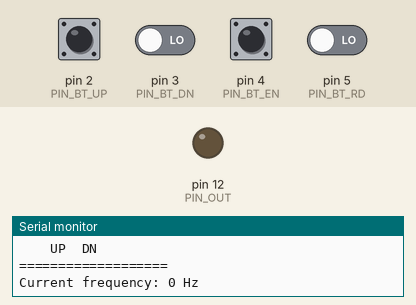
Bench run of a sketch on a simulated Arduino Uno, built with avr-gcc and run on an emulated ATmega328P. Parts: output pins drawn as LEDs (lit = HIGH), the last lines printed to the serial monitor. The inputs (shaded band) are chosen by the test bench; at power-on: pin 2 (PIN_BT_UP), pin 3 (PIN_BT_DN), pin 4 (PIN_BT_EN), pin 5 (PIN_BT_RD) LOW. Random numbers use the default seed unless the sketch sets one.

Above: at 1.4 s.
1.5 s: pin 4 (PIN_BT_EN) driven HIGH
3.5 s: pin 5 (PIN_BT_RD) driven HIGH
5.0 s: pin 2 (PIN_BT_UP) pulled HIGH for 0.15 s
6.6 s: pin 4 (PIN_BT_EN) pulsed LOW 2 times (0.12 s each, 0.3 s apart)
At 8.35 s:
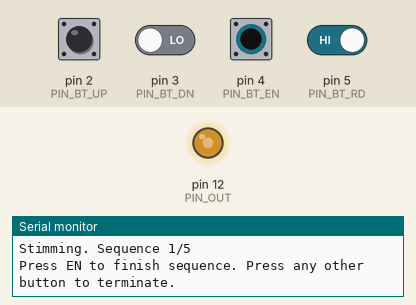
9.6 s: pin 3 (PIN_BT_DN) driven HIGH
11.1 s: pin 4 (PIN_BT_EN) pulsed LOW 5 times (0.12 s each, 0.3 s apart)
At 12.36 s:
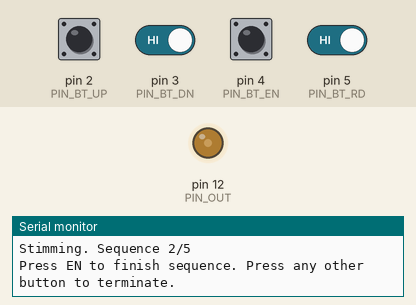
Timing chart, 0 to 14.1 s (numbered marks = the images above; inputs shaded):
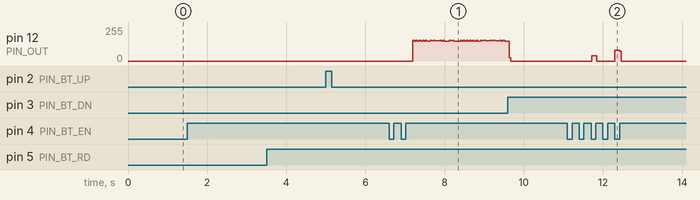

Measured:
- after the input at 11.1 s, pin 12 (PIN_OUT): 0/255 → 40/255 after 0.62 s, → 0/255 0.12 s later, → 79/255 0.46 s later, → 0/255 0.12 s later

The sketch:

sketch_ds8r_ctrl_v2.ino
```cpp
#define FREQ_0 0
#define FREQ_1 10
#define FREQ_2 50
#define FREQ_3 100
#define FREQ_4 200

#define PIN_OUT 12

#define PIN_BT_UP 2
#define PIN_BT_DN 3

#define PIN_BT_EN 4
#define PIN_BT_RD 5

int i;

int prev_en = 0;
int prev_up = 0;
int prev_dn = 0;
int prev_rd = 0;

int stat_en = 0;
int stat_up = 0;
int stat_dn = 0;
int stat_rd = 0;

int up = 0;
int down = 0;
int enable = 0;
int rd = 0;

int is_enabled = 0;
int is_sham = 0;
int is_pressed = 0;
int is_randomized = 0;

int current_freq = 0;


int list_len = 5;
//int list_freq[5] = {FREQ_0, FREQ_1};

int list_freq[5] = {FREQ_0, FREQ_1, FREQ_2, FREQ_3, FREQ_4};
//int list_rd[5];
int list_rd[5];
int rd_temp = 0;
int rd_cnt = 0;
int rd_skip = 0;

unsigned long prevMillis = 0;
unsigned long currentMillis = 0;
long time_stim = 3;
long time_rest = 0;
int is_stimming = 0;
int rd_pause = 0;

void setup() {
  pinMode(PIN_OUT, OUTPUT);

  pinMode(PIN_BT_UP, INPUT);
  pinMode(PIN_BT_DN, INPUT);
  pinMode(PIN_BT_EN, INPUT);
  pinMode(PIN_BT_RD, INPUT);

  digitalWrite(PIN_OUT, LOW);
  delay(1);

  Serial.begin(9600);
  randomSeed(analogRead(0));

  for(i=0; i<100; i++){
    Serial.println("");
  }
  Serial.println("DS8R Controller Initiated");
  Serial.println("===BUTTON CONFIG===");
  Serial.println("    EN     RD");
  Serial.println("    UP  DN");
  Serial.println("===================");
  Serial.print("Current frequency: ");
  Serial.print(list_freq[current_freq]);
  Serial.println(" Hz");
}

void loop() {
  stat_en = digitalRead(PIN_BT_EN);
  stat_rd = digitalRead(PIN_BT_RD);
  stat_up = digitalRead(PIN_BT_UP);
  stat_dn = digitalRead(PIN_BT_DN);

  up = (stat_up == 1) && (prev_up == 0);
  down = (stat_dn == 1) && (prev_dn == 0);
  enable = (stat_en == 1) && (prev_en == 0);
  rd = (stat_rd == 1) && (prev_rd == 0);

  prev_up = stat_up;
  prev_dn = stat_dn;
  prev_en = stat_en;
  prev_rd = stat_rd;

  is_pressed = stat_en + stat_rd + stat_up + stat_dn;

  currentMillis = millis();

  if(is_enabled == 0){ // Control state
    digitalWrite(PIN_OUT, 0);
    prevMillis = 0;
    rd_cnt = 0;
    //UP button cluster =========
    if(up){
      if(current_freq == list_len-1){
        current_freq = 0;
      }
      else{
        current_freq++;
      }
      Serial.print("Current frequency: ");
      Serial.print(list_freq[current_freq]);
      Serial.println(" Hz");
      if(is_randomized) Serial.println("** Random mode activated **");
    }
    //=============================

    //DOWN button cluster =========
    if(down){
      if(current_freq == 0){
        current_freq = list_len-1;
      }
      else{
        current_freq--;
      }
      Serial.print("Current frequency: ");
      Serial.print(list_freq[current_freq]);
      Serial.println(" Hz");
      if(is_randomized) Serial.println("** Random mode activated **");
    }
    //=============================

    //RANDOM button cluster =========
    if(rd){
      if(is_randomized == 0){
        is_randomized = 1;
        Serial.println("Random mode activated");
        Serial.println("Current frequency: RANDOM");
      }
      else{
        is_randomized = 0;
        Serial.println("Random mode deactivated");
        Serial.print("Current frequency: ");
        Serial.print(list_freq[current_freq]);
        Serial.println(" Hz");
      }
    }
    //=============================

    //EN button cluster ===========
    if(enable){
      if(is_randomized == 0){
        Serial.println("Starting stim. Press any button to stop.");
        is_enabled = 1;
        is_sham = 0;
        is_stimming = 1;
        switch(current_freq){
          case 0: // 0Hz
            is_sham = 1;
            break;
          //===================
          case 1: // 10Hz
            time_rest = 100 - time_stim;
            break;
          //===================
          case 2: // 50Hz
            time_rest = 20 - time_stim;
            break;
          //===================
          case 3: // 100Hz
            time_rest = 10 - time_stim;
            break;
          //===================
          case 4: // 200Hz
            time_rest = 5 - time_stim;
            break;
          //===================
          default: // error
            time_rest = 0;
            is_sham = 1;
            break;
          //===================
        }
        delay(500);
      }
      else if(is_randomized){ // Enabled with randomization on, creating random frequency sequence
        is_enabled = 1;
        is_stimming = 0;
        rd_cnt = 0;
        for(i=0; i < list_len; i++){
          list_rd[i] = -1;
        }
        while(rd_cnt < list_len){
          rd_temp = list_freq[random(0,list_len)];
          rd_skip = 0;
          for(i = 0; i < list_len; i++){
            if(list_rd[i] == rd_temp) rd_skip = 1;
          }
          if(rd_skip == 0){
            list_rd[rd_cnt] = rd_temp;
            rd_cnt++;
          }
        }
        rd_pause = 1;
        rd_cnt = 0;
        Serial.println("Random frequency sequence started.");
        Serial.println("Press EN to start Stim 1/5. Press any other button to exit.");
        delay(100);
      }
    }
    //==============================
  }

  else if(is_enabled && is_randomized == 0){ //Stim phase, random off
    if(is_sham == 0){
      if(is_stimming == 0){
        if(currentMillis >= prevMillis + time_rest){
          digitalWrite(PIN_OUT, 1);
          is_stimming = 1;
          prevMillis = currentMillis;
        };
      }
      else{
        if(currentMillis >= prevMillis + time_stim){
          digitalWrite(PIN_OUT, 0);
          is_stimming = 0;
          prevMillis = currentMillis;
        }
      }
    }
    else digitalWrite(PIN_OUT, 0);

    if(is_pressed){
      Serial.println("Stim stopped.");
      Serial.print("Current frequency: ");
      Serial.print(list_freq[current_freq]);
      Serial.println(" Hz");
      if(is_randomized) Serial.println("** Random mode activated **");
      is_enabled = 0;
    }
  }

  else{ //Stim phase, random on

    if(rd_pause == 1){ //Waiting for user input
      if(enable){
        rd_pause = 0;

        is_sham = 0;
        switch(list_rd[rd_cnt]){
          case FREQ_0: // 0Hz
            is_sham = 1;
            break;
          case FREQ_1: // 10Hz
            time_rest = 100 - time_stim;
            break;
          case FREQ_2: // 50Hz
            time_rest = 20 - time_stim;
            break;
          case FREQ_3: // 100Hz
            time_rest = 10 - time_stim;
            break;
          case FREQ_4: // 200Hz
            time_rest = 5 - time_stim;
            break;
          default:
            time_rest = 0;
            is_sham = 0;
            Serial.println("Error");
            is_enabled = 0;
        }
        Serial.print("Stimming. Sequence ");
        Serial.print(rd_cnt+1);
        Serial.println("/5");
        Serial.println("Press EN to finish sequence. Press any other button to terminate.");
        enable = 0;
        delay(100);
      }
      else if(up + down + rd){
        is_enabled = 0;

        Serial.println("Sequence aborted.");
        Serial.print("Current frequency: ");
        Serial.print(list_freq[current_freq]);
        Serial.println(" Hz");
        if(is_randomized) Serial.println("** Random mode activated **");
        delay(100);
      }
    }

    if(rd_pause == 0){

      if(is_sham == 0){
        if(is_stimming == 1){
          if(currentMillis >= prevMillis + time_stim){
            digitalWrite(PIN_OUT, 0);
            is_stimming = 0;
            prevMillis = currentMillis;
          }
        }
        else{
          if(currentMillis >= prevMillis + time_rest){
            digitalWrite(PIN_OUT, 1);
            is_stimming = 1;
            prevMillis = currentMillis;
          }
        }
      }
      else digitalWrite(PIN_OUT, 0);

      if(enable){
        enable = 0;
        rd_pause = 1;
        Serial.print("Sequence ");
        Serial.print(rd_cnt+1);
        Serial.print("/5 finished. Press EN to continue. ");
        Serial.println("Press any other button to terminate.");
        rd_cnt++;
      }
      else if(up + down + rd){
        is_enabled = 0;
        Serial.println("Aborted");
      }
    }

    if(rd_cnt == list_len){ //Termination at the end of the sequence
        is_enabled = 0;

        Serial.println("==========");
        Serial.println("Procedure finished.");
        Serial.print("Sequence of frequency: ");
        for(i=0;i<list_len;i++){
          Serial.print(list_rd[i]);
          Serial.print("Hz ");
        }
        Serial.println("");
        Serial.println("==========");
        Serial.print("Current frequency: ");
        Serial.print(list_freq[current_freq]);
        Serial.println(" Hz");
        if(is_randomized) Serial.println("** Random mode activated **");
    }
  }
}
```
